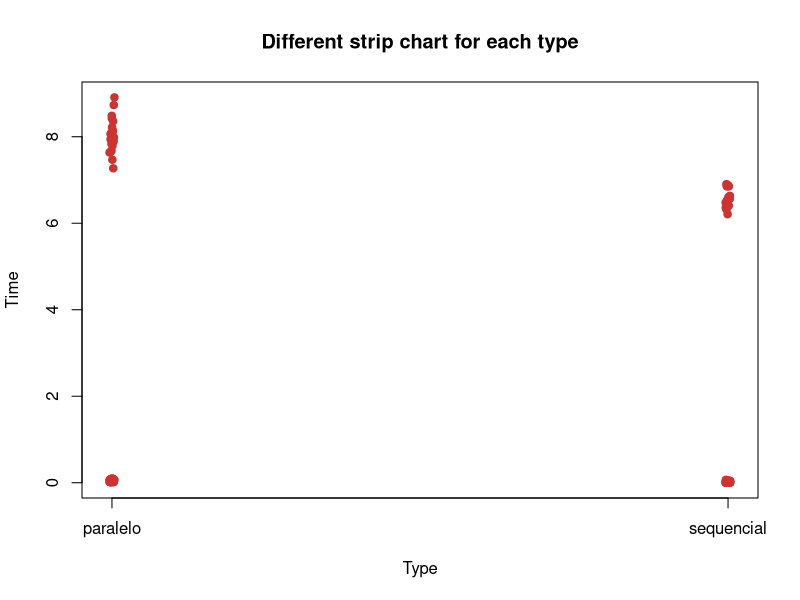
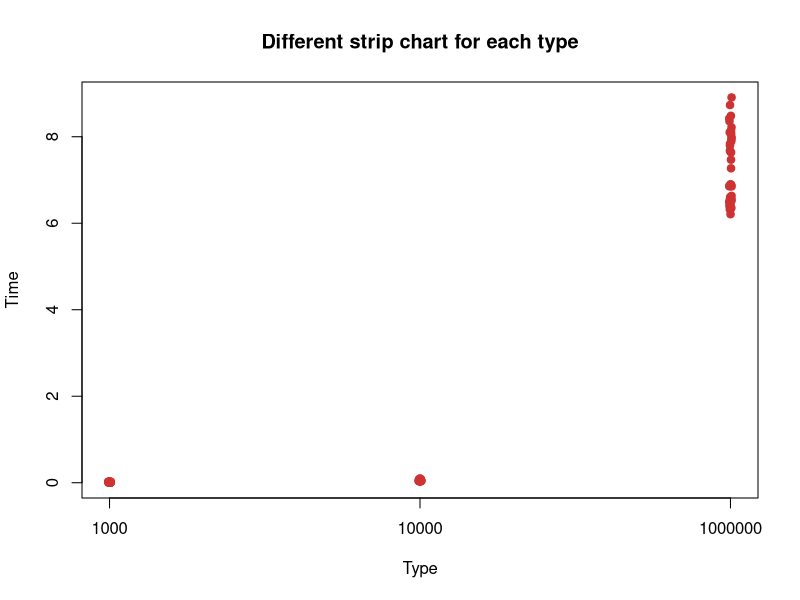
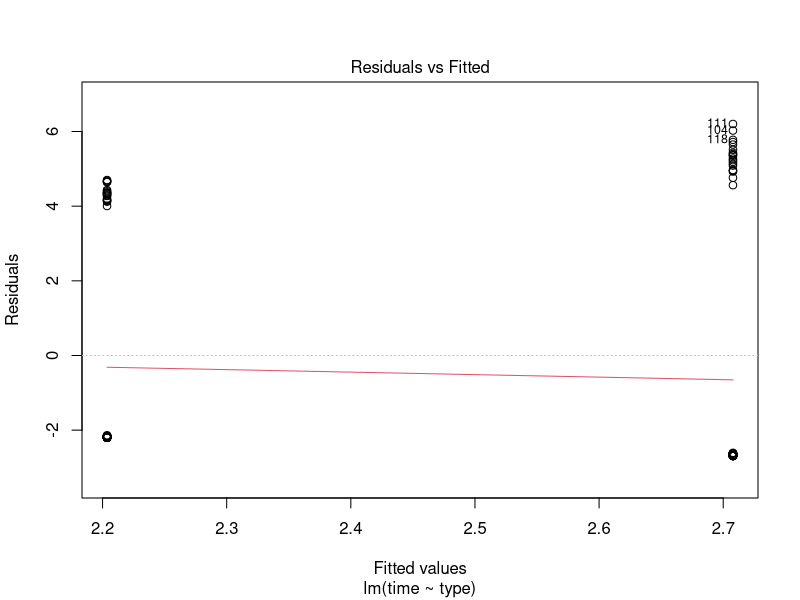
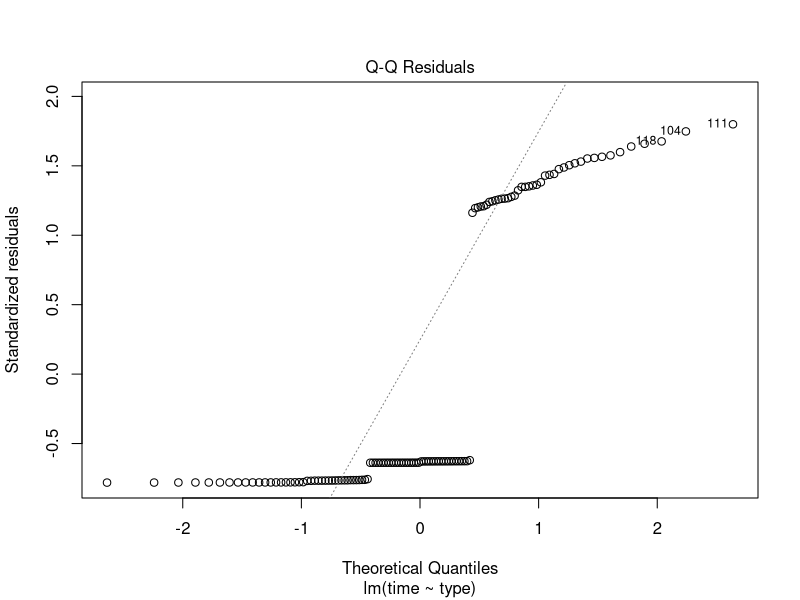
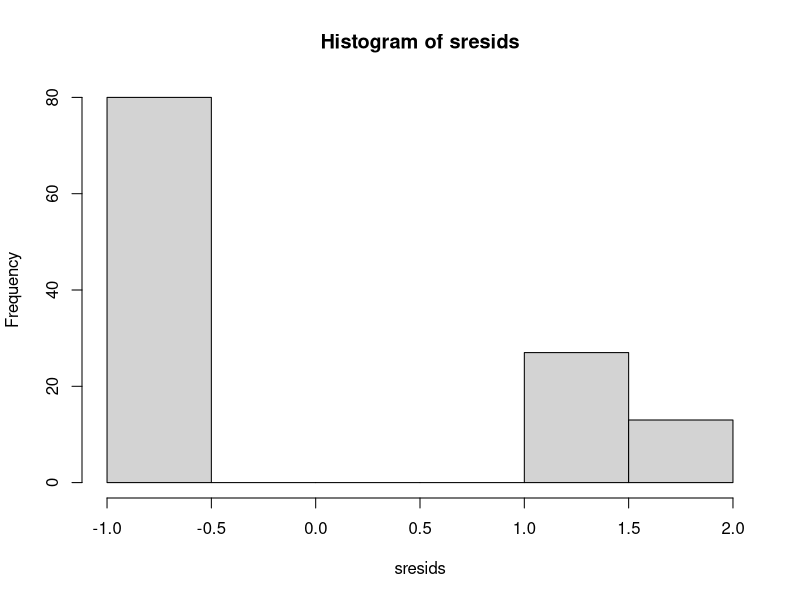
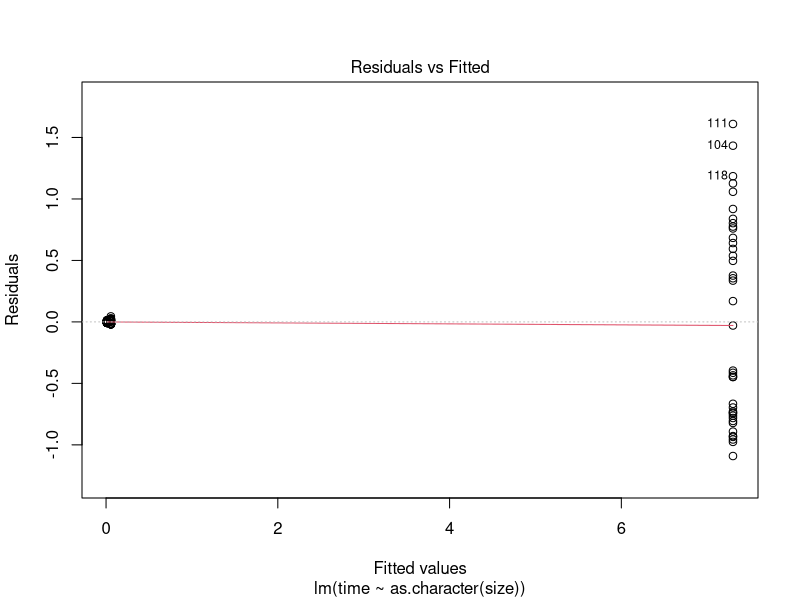
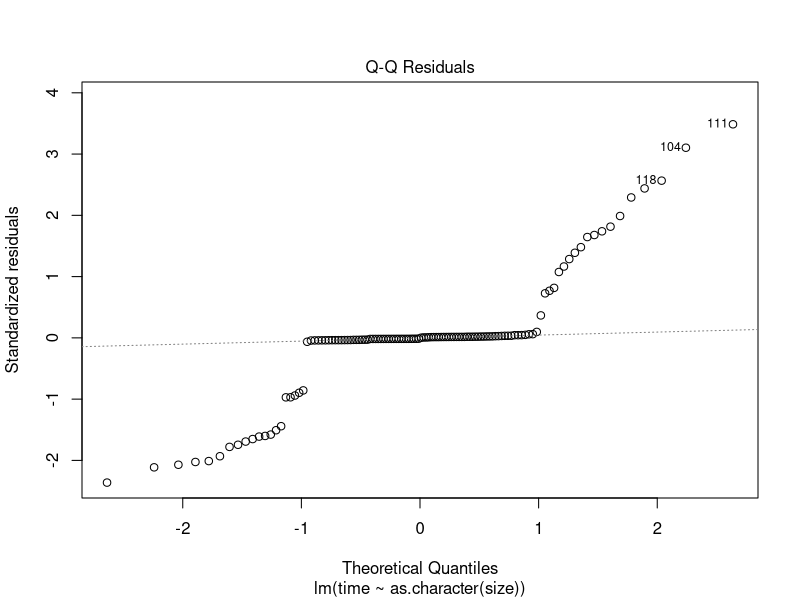
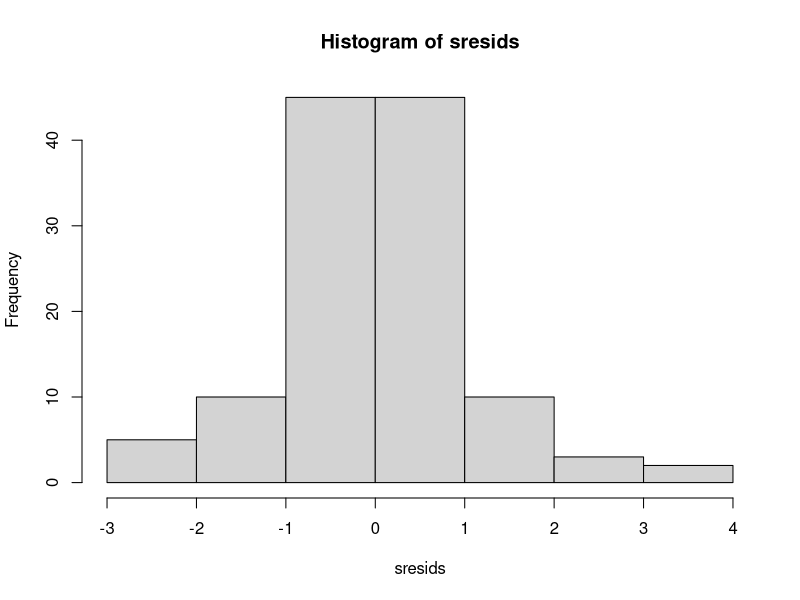

Source code (R) for these figures, in order:
#lendo os dados
#dados processador i5
data <- read.csv("data/result_i5.csv", header = TRUE, sep = ";")

#dados processador i7
#data <- read.csv("data/result_i5.csv", header = TRUE, sep = ";")

#dados processador xeon
#data <- read.csv("data/result_i5.csv", header = TRUE, sep = ";")

anova_fun <- function(analysis, type){
  
  #anova
  #H0: os algoritmos sao iguais
  #H1: os algoritmos nao sao iguais (p<0.05) 
  anova <- aov(analysis)
  
  file_name <- " anova sumary.txt"
  file_name <- paste(type, file_name)
  s <- summary(anova)
  capture.output(s, file = file_name)
  
  name <- " plot witch 1.png"
  name <- paste(type, name)
  png(filename=name)
  #Caso queira visualizar o gráfico
  plot(analysis, which = 1)
  dev.off()
  
  name <- " plot witch 2.png"
  name <- paste(type, name)
  png(filename=name)
  #can se that there's a positive skewness in the data
  plot(analysis, which = 2)
  dev.off()
  
  sresids <- rstandard(analysis)
  
  name <- " histogram.png"
  name <- paste(type, name)
  png(filename=name)
  hist(sresids)
  dev.off()
  
}

name <- " type stripchart.png"
png(filename=name)

#visualizing data
stripchart(time~type,
           data=data,
           main="Different strip chart for each type",
           xlab="Type",
           ylab="Time",
           col="brown3",
           vertical=TRUE,
           pch=19,
           method = "jitter", jitter = 0.004
)
dev.off()

name <- " size stripchart.png"
png(filename=name)
stripchart(time~as.character(size),
           data=data,
           main="Different strip chart for each type",
           xlab="Type",
           ylab="Time",
           col="brown3",
           vertical=TRUE,
           pch=19,
           method = "jitter", jitter = 0.004
)
dev.off()



#fitting data to anova
aov_type <- lm(time~type,data=data)
aov_size <- lm(time~as.character(size),data=data)

anova_fun(aov_type, "type")
anova_fun(aov_size, "size")

